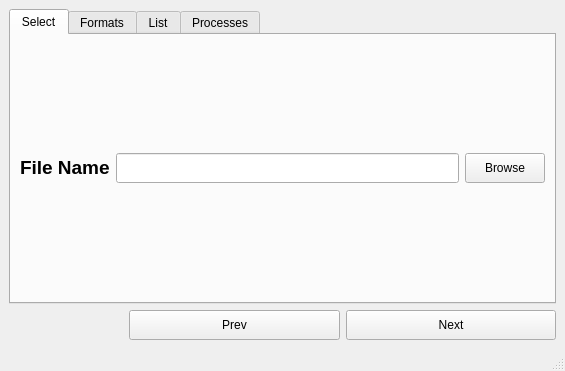
<?xml version="1.0" encoding="UTF-8"?>
<ui version="4.0">
 <class>MainWindow</class>
 <widget class="QMainWindow" name="MainWindow">
  <property name="geometry">
   <rect>
    <x>0</x>
    <y>0</y>
    <width>565</width>
    <height>371</height>
   </rect>
  </property>
  <property name="windowTitle">
   <string>Data PreProcessing</string>
  </property>
  <widget class="QWidget" name="centralwidget">
   <layout class="QVBoxLayout" name="verticalLayout">
    <item>
     <layout class="QHBoxLayout" name="horizontalLayout">
      <item>
       <widget class="QTabWidget" name="tabWidget">
        <property name="currentIndex">
         <number>0</number>
        </property>
        <property name="documentMode">
         <bool>false</bool>
        </property>
        <property name="tabsClosable">
         <bool>false</bool>
        </property>
        <property name="tabBarAutoHide">
         <bool>false</bool>
        </property>
        <widget class="QWidget" name="tab">
         <attribute name="title">
          <string>Select</string>
         </attribute>
         <layout class="QGridLayout" name="gridLayout">
          <item row="0" column="0">
           <widget class="QLabel" name="lblFileName">
            <property name="text">
             <string>&lt;html&gt;&lt;head/&gt;&lt;body&gt;&lt;p&gt;&lt;span style=&quot; font-size:14pt; font-weight:600;&quot;&gt;File Name&lt;/span&gt;&lt;/p&gt;&lt;/body&gt;&lt;/html&gt;</string>
            </property>
           </widget>
          </item>
          <item row="0" column="3">
           <widget class="QPushButton" name="btnLoad">
            <property name="minimumSize">
             <size>
              <width>0</width>
              <height>30</height>
             </size>
            </property>
            <property name="text">
             <string>Browse</string>
            </property>
            <property name="icon">
             <iconset>
              <normaloff>../icons/FileLoad.ico</normaloff>../icons/FileLoad.ico</iconset>
            </property>
            <property name="iconSize">
             <size>
              <width>20</width>
              <height>20</height>
             </size>
            </property>
            <property name="checkable">
             <bool>false</bool>
            </property>
            <property name="autoDefault">
             <bool>false</bool>
            </property>
           </widget>
          </item>
          <item row="0" column="2">
           <widget class="QLineEdit" name="leFileName">
            <property name="enabled">
             <bool>true</bool>
            </property>
            <property name="minimumSize">
             <size>
              <width>0</width>
              <height>30</height>
             </size>
            </property>
           </widget>
          </item>
         </layout>
        </widget>
        <widget class="QWidget" name="tab_2">
         <attribute name="title">
          <string>Formats</string>
         </attribute>
         <layout class="QGridLayout" name="gridLayout_2">
          <item row="1" column="1">
           <widget class="QLineEdit" name="leMissing">
            <property name="whatsThis">
             <string/>
            </property>
            <property name="text">
             <string/>
            </property>
            <property name="placeholderText">
             <string/>
            </property>
           </widget>
          </item>
          <item row="2" column="1">
           <widget class="QComboBox" name="cbSep">
            <property name="maximumSize">
             <size>
              <width>100</width>
              <height>16777215</height>
             </size>
            </property>
            <property name="editable">
             <bool>false</bool>
            </property>
            <property name="currentText">
             <string/>
            </property>
           </widget>
          </item>
          <item row="2" column="0">
           <widget class="QLabel" name="lblSep">
            <property name="text">
             <string>&lt;html&gt;&lt;head/&gt;&lt;body&gt;&lt;p&gt;&lt;span style=&quot; font-size:10pt; font-weight:600;&quot;&gt;Seperator&lt;/span&gt;&lt;/p&gt;&lt;/body&gt;&lt;/html&gt;</string>
            </property>
           </widget>
          </item>
          <item row="1" column="0">
           <widget class="QLabel" name="lblMiss">
            <property name="text">
             <string>&lt;html&gt;&lt;head/&gt;&lt;body&gt;&lt;p&gt;&lt;span style=&quot; font-size:10pt; font-weight:600;&quot;&gt;Missing Format&lt;/span&gt;&lt;/p&gt;&lt;/body&gt;&lt;/html&gt;</string>
            </property>
           </widget>
          </item>
         </layout>
        </widget>
        <widget class="QWidget" name="tab_3">
         <attribute name="title">
          <string>List</string>
         </attribute>
         <layout class="QVBoxLayout" name="verticalLayout_3">
          <item>
           <widget class="QPushButton" name="btndata">
            <property name="text">
             <string>Load Data</string>
            </property>
           </widget>
          </item>
          <item>
           <widget class="QTableView" name="tview">
            <property name="frameShape">
             <enum>QFrame::WinPanel</enum>
            </property>
            <property name="sizeAdjustPolicy">
             <enum>QAbstractScrollArea::AdjustToContents</enum>
            </property>
            <property name="alternatingRowColors">
             <bool>true</bool>
            </property>
            <property name="selectionMode">
             <enum>QAbstractItemView::MultiSelection</enum>
            </property>
            <property name="selectionBehavior">
             <enum>QAbstractItemView::SelectColumns</enum>
            </property>
            <property name="sortingEnabled">
             <bool>false</bool>
            </property>
            <attribute name="horizontalHeaderVisible">
             <bool>false</bool>
            </attribute>
            <attribute name="horizontalHeaderStretchLastSection">
             <bool>true</bool>
            </attribute>
            <attribute name="verticalHeaderHighlightSections">
             <bool>false</bool>
            </attribute>
           </widget>
          </item>
          <item>
           <widget class="QLabel" name="lblcolhead">
            <property name="text">
             <string>Selected Columns :</string>
            </property>
           </widget>
          </item>
         </layout>
        </widget>
        <widget class="QWidget" name="tab_4">
         <attribute name="title">
          <string>Processes</string>
         </attribute>
         <layout class="QFormLayout" name="formLayout">
          <item row="9" column="1">
           <widget class="QPushButton" name="btnProcess">
            <property name="text">
             <string>Process</string>
            </property>
           </widget>
          </item>
          <item row="0" column="1">
           <layout class="QVBoxLayout" name="verticalLayout_2">
            <item>
             <widget class="QGroupBox" name="groupBox">
              <property name="title">
               <string>Processes</string>
              </property>
              <layout class="QVBoxLayout" name="verticalLayout_4">
               <item>
                <widget class="QCheckBox" name="chkmiss">
                 <property name="text">
                  <string>Missing Value Imputation</string>
                 </property>
                </widget>
               </item>
               <item>
                <widget class="QCheckBox" name="chkoutlier">
                 <property name="text">
                  <string>Outlier Detection</string>
                 </property>
                </widget>
               </item>
               <item>
                <widget class="QCheckBox" name="chkscale">
                 <property name="text">
                  <string>Data Scaling</string>
                 </property>
                </widget>
               </item>
              </layout>
             </widget>
            </item>
           </layout>
          </item>
          <item row="1" column="1">
           <layout class="QHBoxLayout" name="horizontalLayout_2">
            <item>
             <widget class="QGroupBox" name="groupBox_2">
              <property name="title">
               <string>Export</string>
              </property>
              <layout class="QHBoxLayout" name="horizontalLayout_3">
               <item>
                <widget class="QCheckBox" name="chkfile">
                 <property name="text">
                  <string>File</string>
                 </property>
                 <property name="checked">
                  <bool>true</bool>
                 </property>
                </widget>
               </item>
               <item>
                <widget class="QCheckBox" name="chkgraph">
                 <property name="text">
                  <string>Graphic View</string>
                 </property>
                </widget>
               </item>
              </layout>
             </widget>
            </item>
           </layout>
          </item>
         </layout>
        </widget>
       </widget>
      </item>
     </layout>
    </item>
    <item>
     <layout class="QGridLayout" name="gridLayout_3">
      <item row="0" column="0">
       <spacer name="horizontalSpacer">
        <property name="orientation">
         <enum>Qt::Horizontal</enum>
        </property>
        <property name="sizeType">
         <enum>QSizePolicy::Fixed</enum>
        </property>
        <property name="sizeHint" stdset="0">
         <size>
          <width>120</width>
          <height>20</height>
         </size>
        </property>
       </spacer>
      </item>
      <item row="0" column="1">
       <widget class="QPushButton" name="btnPrev">
        <property name="sizePolicy">
         <sizepolicy hsizetype="Expanding" vsizetype="Fixed">
          <horstretch>0</horstretch>
          <verstretch>0</verstretch>
         </sizepolicy>
        </property>
        <property name="minimumSize">
         <size>
          <width>0</width>
          <height>30</height>
         </size>
        </property>
        <property name="text">
         <string>Prev</string>
        </property>
       </widget>
      </item>
      <item row="0" column="2">
       <widget class="QPushButton" name="btnNext">
        <property name="sizePolicy">
         <sizepolicy hsizetype="Expanding" vsizetype="Fixed">
          <horstretch>0</horstretch>
          <verstretch>0</verstretch>
         </sizepolicy>
        </property>
        <property name="minimumSize">
         <size>
          <width>0</width>
          <height>30</height>
         </size>
        </property>
        <property name="text">
         <string>Next</string>
        </property>
       </widget>
      </item>
     </layout>
    </item>
   </layout>
  </widget>
  <widget class="QMenuBar" name="menubar">
   <property name="geometry">
    <rect>
     <x>0</x>
     <y>0</y>
     <width>565</width>
     <height>21</height>
    </rect>
   </property>
  </widget>
  <widget class="QStatusBar" name="statusbar"/>
 </widget>
 <resources/>
 <connections/>
</ui>
